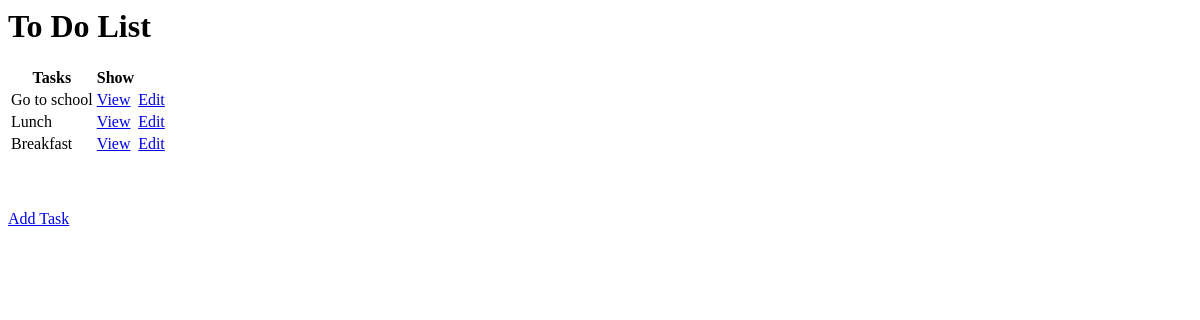
The app's page /, older data.
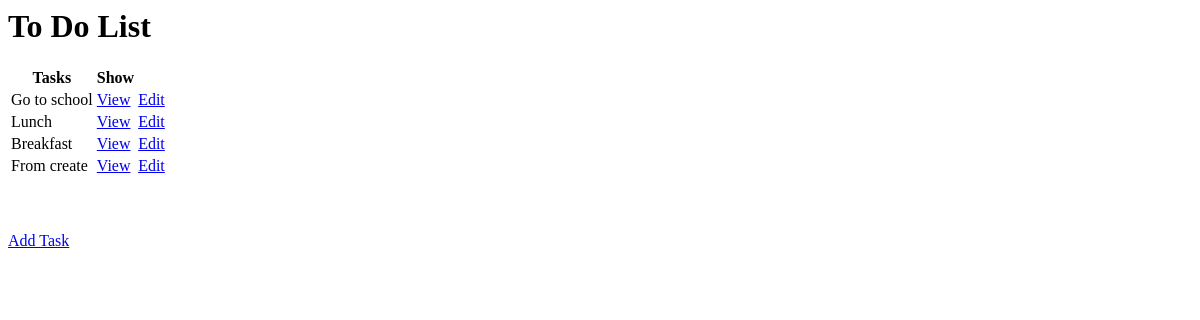
The same page, newer data.
### base/models.py (models this page shows, shortened)
class Task(models.Model):
    user = models.ForeignKey(User, on_delete=models.CASCADE, null=True, blank=True)
    title = models.CharField(max_length=200)
    description = models.TextField(null=True, blank=True)
    complete = models.BooleanField(default=False)
    created = models.DateTimeField(auto_now_add=True)
    class Meta:
        ordering = ['complete']

### base/views.py (the view)
# urls.py: path('', TaskList.as_view(), name='tasks'),
class TaskList(ListView):
    model = Task
    context_object_name = 'tasks'

### base/templates/base/task_list.html (shortened to what this page needs)
<h1>To Do List</h1>
<table>
    <tr>
        <th>Tasks</th>
        <th>Show</th>
    </tr>
    {% for task in tasks %}
    <tr>
        <td>{{task.title}}</td>
        <td><a href="{% url 'task' task.id %}">View</a></td>
        <td><a href="{% url 'task-update' task.id %}">Edit</a></td>
    </tr>
    {% empty %}
        <h3>No Items</h3>
    {% endfor %}
</table>
<a href="{% url 'task-create' %}">Add Task</a>

Row changes from the older to the newer data that the page shows:
added Task: title "From create"
